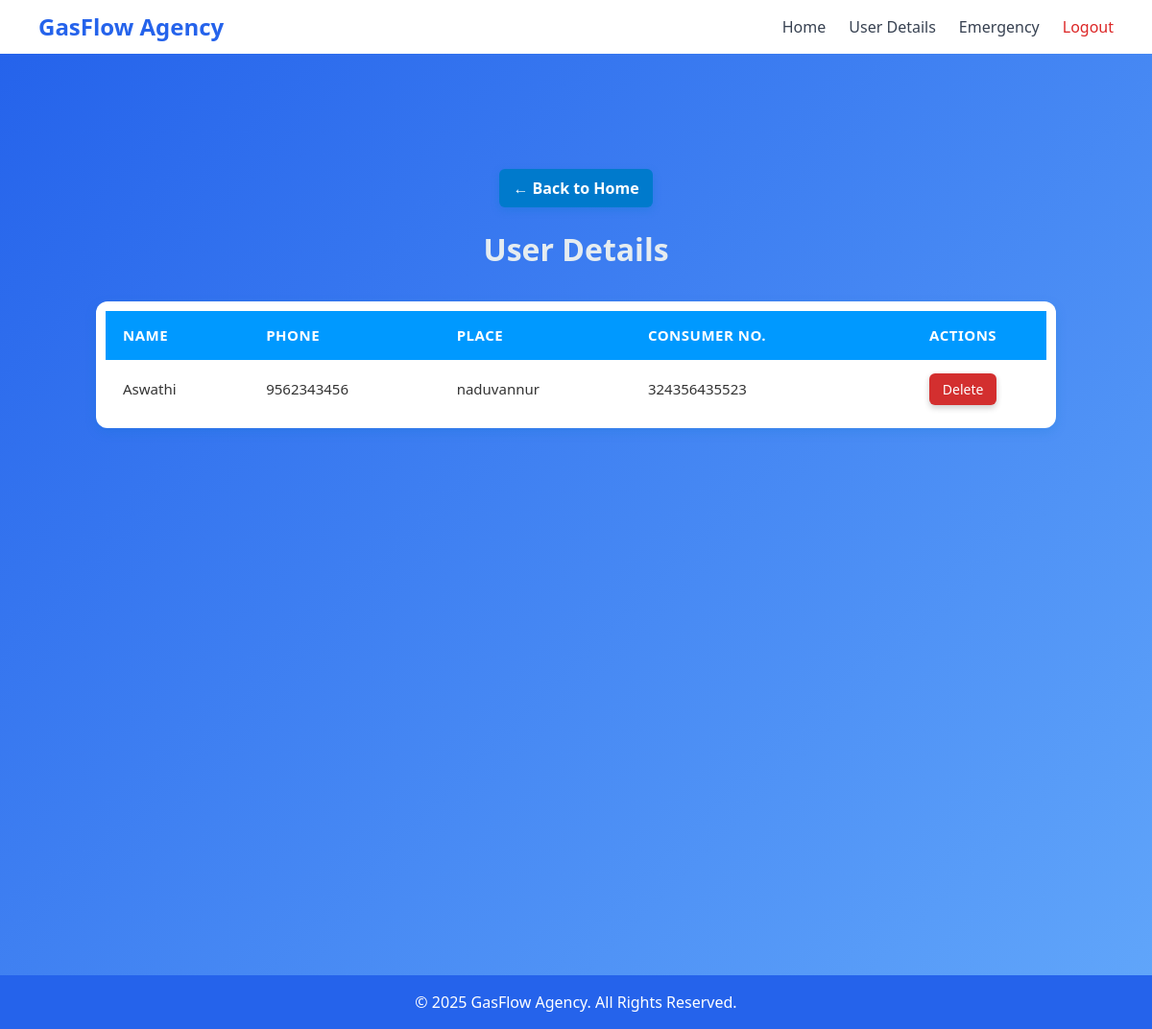
Page /Users on the committed database.
### gasapp/models.py (models this page shows)
class UserTable(models.Model):
    name=models.CharField(max_length=100,null=True,blank=True)
    phone=models.IntegerField(null=True,blank=True)
    place=models.CharField(max_length=100,null=True,blank=True)
    consumernumber=models.CharField(max_length=100,null=True,blank=True)
    LOGINID=models.ForeignKey(LoginTable,on_delete=models.CASCADE,null=True,blank=True)
    device_id=models.IntegerField(null=True,blank=True)

### gasapp/views.py (the view)
# urls.py: path('Users',Users.as_view(),name='Users'),
class Users(View):
    def get(self,request):
        users = UserTable.objects.all()
        print(users)
        return render(request,'Agency/users.html',{'users': users})

### templates/Agency/users.html (shortened to what this page needs)
{% extends "Agency/home.html" %}
{% block body %}
<main id="user-details" class="section">
  <section>
    <div class="max-w-7xl mx-auto px-4 sm:px-6 lg:px-8">
      <a href="Home" class="back-btn">← Back to Home</a>
      <h2>User Details</h2>
      <div class="table-container">
        <table>
          <thead>
            <tr>
              <th>Name</th>
              <th>Phone</th>
              <th>Place</th>
              <th>Consumer No.</th>
              <th class="text-center">Actions</th>
            </tr>
          </thead>
          <tbody>
            {% for user in users %}
            <tr>
              <td>{{ user.name }}</td>
              <td>{{ user.phone }}</td>
              <td>{{ user.place }}</td>
              <td>{{ user.consumernumber }}</td>
              <td class="text-center">
                <a href="{% url 'delete_user' user.LOGINID.id %}"
                   class="delete-btn"
                   onclick="return confirm('Are you sure you want to delete this user?');">
                  Delete
                </a>
              </td>
            </tr>
            {% empty %}
            <tr>
              <td colspan="5" class="no-data">No users found.</td>
            </tr>
            {% endfor %}
          </tbody>
        </table>
      </div>
    </div>
  </section>
</main>
{% endblock %}

### templates/Agency/users.html (style rules this page uses)
body { font-family: 'Poppins', sans-serif; background-color: #e6f3ff; margin: 0; padding: 0; }
main { padding: 40px 20px; min-height: 100vh; }
h2 { color: #e5ecf0; text-align: center; font-size: 32px; font-weight: 700; margin-bottom: 30px; }
.back-btn { display: inline-block; background-color: #007acc; color: white; font-weight: 600; padding: 8px 14px; border-radius: 6px; text-decoration: none; box-shadow: 0px 3px 8px rgba(0, 122, 204, 0.3); transition: all 0.3s; margin-bottom: 20px; }
.table-container { background-color: #ffffff; border-radius: 12px; box-shadow: 0px 4px 12px rgba(0, 122, 204, 0.2); overflow-x: auto; margin: 0 auto; padding: 10px; max-width: 1000px; }
table { width: 100%; border-collapse: collapse; }
thead { background-color: #0099ff; color: #ffffff; }
th, td { padding: 14px 18px; text-align: left; font-size: 15px; }
th { text-transform: uppercase; font-weight: 600; letter-spacing: 0.5px; }
td { color: #333333; }
.delete-btn { background-color: #d32f2f; color: white; border: none; border-radius: 6px; padding: 6px 14px; font-size: 14px; font-weight: 500; text-decoration: none; display: inline-block; box-shadow: 0 3px 6px rgba(0, 0, 0, 0.2); transition: all 0.3s; }

### rows in the picture
UserTable: name "Aswathi", phone "9562343456", place "naduvannur", consumernumber "324356435523"
